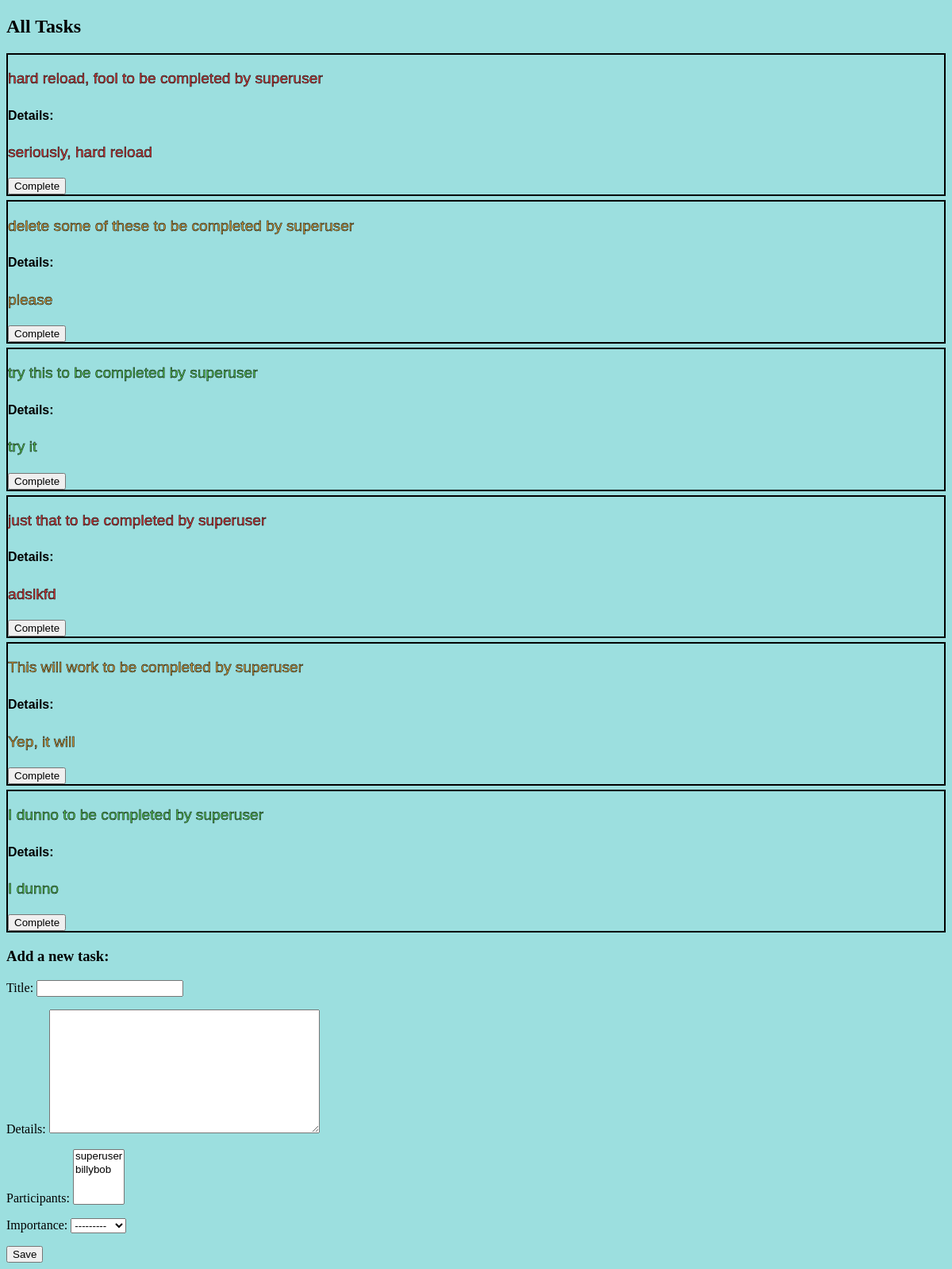
The page / (signed in) on the database as committed earlier.
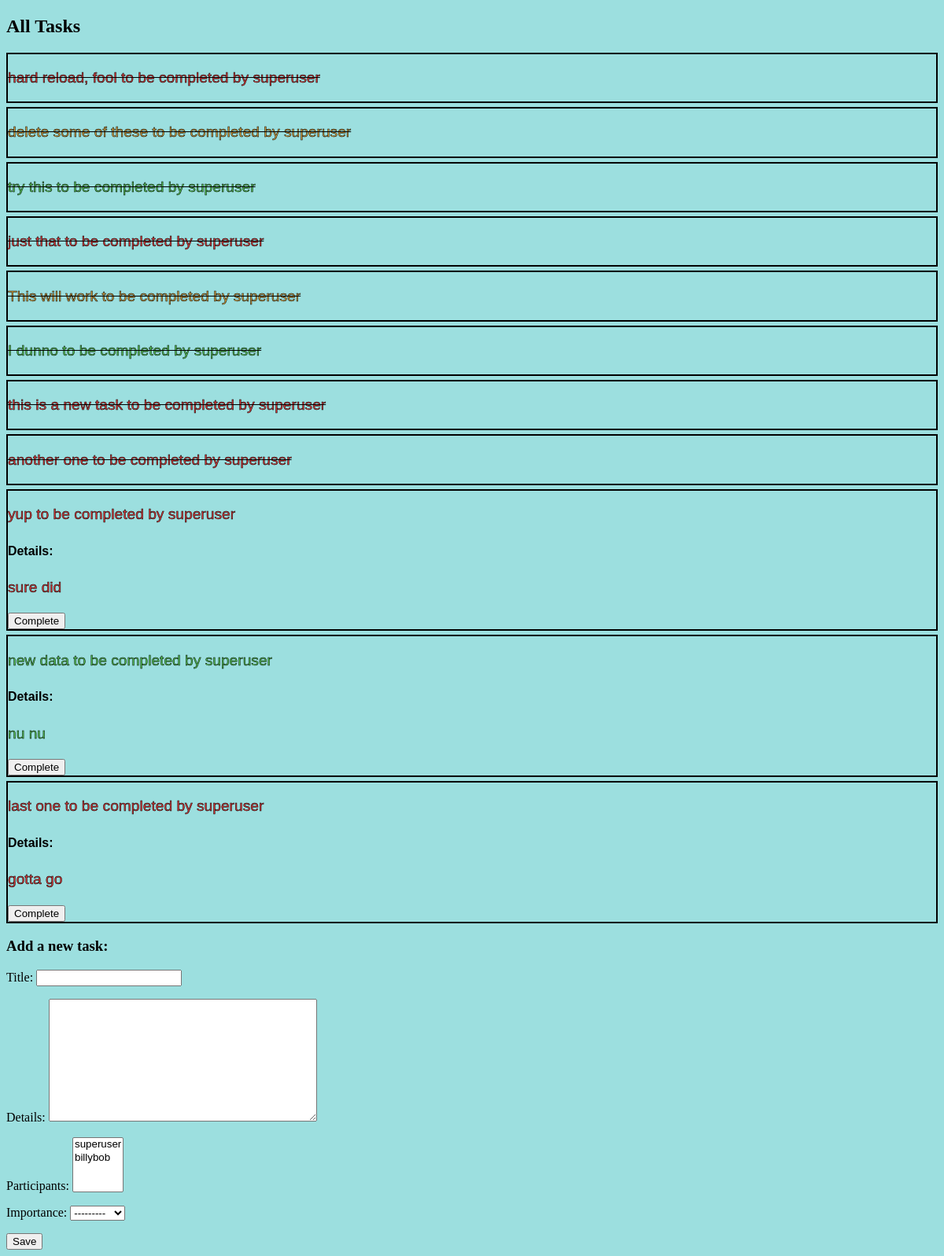
The same page on the database as committed later.
### todo/models.py (models this page shows, shortened)
class Task(models.Model):
    LOW = '1'
    MEDIUM = '2'
    HIGH = '3'
    IMPORTANCE_CHOICES = [
        (LOW, 'Low'),
        (MEDIUM, 'Medium'),
        (HIGH, 'High')
    ]
    title = models.CharField(max_length=50)
    details = models.TextField(max_length=500, null=True, blank=True)
    address = models.CharField(max_length=200, null=True, blank=True)
    owner = models.ForeignKey(
        User, on_delete=models.CASCADE, related_name='tasks')
    participants = models.ManyToManyField(User, related_name='completed_tasks', blank=True)
    importance = models.CharField(
        max_length=1, choices=IMPORTANCE_CHOICES, null=True, blank=True)
    def __str__(self):
        return f'{self.title} to be completed by {self.owner}'

class User(AbstractUser):
    bio = models.TextField(max_length=500, blank=True, null=True)
    location = models.CharField(max_length=30, blank=True, null=True)
    birth_date = models.DateField(blank=True, null=True)

### todo/views.py (the view)
# urls.py: path('', views.index, name='home'),
def index(request):
    tasks = Task.objects.all()
    completed_tasks = [completion.task for completion in Completion.objects.filter(completed_by=request.user)]
    form = TaskForm()
    context = {
        'tasks': tasks,
        'completed_tasks': completed_tasks,
        'form': form,
    }
    return render(request, 'todo/index.html', context)

### todo/forms.py
class TaskForm(forms.ModelForm):
    class Meta:
        model = Task
        fields = ('title', 'details', 'participants', 'importance')

### templates/todo/index.html
{% extends 'base.html' %}
{% block content %}
<h2>All Tasks</h2>
<div id="task-list">
  {% for task in tasks %}
  <div class="_{{task.importance}} task-item" data-task-pk="{{task.pk}}">
    {% if task in completed_tasks %}
    <p class="completed">{{ task }}</p>
    {% else %}
    <p>{{ task }}</p>
    <h5>Details:</h5>
    <p class="details">{{ task.details }}</p>
    <button data-task-pk="{{task.pk}}" class="complete-button">Complete</button>
    {% endif %}
  </div>
  {% endfor %}
</div>
<form class="box" id="create-form">
  <h3>Add a new task:</h3>
  {% csrf_token %} {{ form.as_p }}
  <button type="submit" class="button is-info is-hovered">Save</button>
</form>
{% endblock %}

### templates/base.html (shortened to what this page needs)
{% load static %}
<!DOCTYPE html>
<html lang="en">
  <head>
    <link rel="stylesheet" href="{% static 'style.css' %}" />
  </head>
  <body>
    {% block content %}{% endblock %}
  </body>
</html>

### todo/static/style.css (style rules this page uses)
body { background-color: rgb(156, 223, 223); }
.task-item { font-family: Arial, Helvetica, sans-serif; font-size: larger; border: 2px solid black; margin: 5px 0; }
._1 > p { -webkit-text-stroke: 0.5px black; -webkit-text-fill-color: rgb(81, 196, 81); }
._2 > p { -webkit-text-stroke: 0.5px black; -webkit-text-fill-color: rgb(211, 157, 58); }
._3 > p { -webkit-text-stroke: 0.5px black; -webkit-text-fill-color: rgb(219, 54, 54); }
p.completed { text-decoration: line-through; color: black; }
p.details { color: black; }

Rows that differ between the two databases and show on the page:
shown differently, row unchanged: Task "hard reload, fool to be completed by superuser": details "seriously, hard reload" → (not shown)
shown differently, row unchanged: Task "delete some of these to be completed by superuser": details "please" → (not shown)
shown differently, row unchanged: Task "try this to be completed by superuser": details "try it" → (not shown)
shown differently, row unchanged: Task "just that to be completed by superuser": details "adslkfd" → (not shown)
shown differently, row unchanged: Task "This will work to be completed by superuser": details "Yep, it will" → (not shown)
shown differently, row unchanged: Task "I dunno to be completed by superuser": details "I dunno" → (not shown)
added Task: title+owner "this is a new task to be completed by superuser"
added Task: title+owner "another one to be completed by superuser"
added Task: title+owner "yup to be completed by superuser", details "sure did"
added Task: title+owner "new data to be completed by superuser", details "nu nu"
added Task: title+owner "last one to be completed by superuser", details "gotta go"
